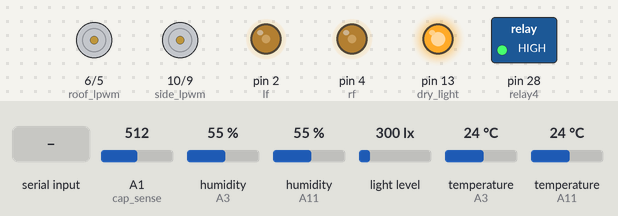
Bench run of a sketch on a simulated Arduino Mega 2560, built with avr-gcc and run on an emulated ATmega2560. Shown: motor-driver pin pairs drawn as motors (green arrow = first pin HIGH = forward, orange = second pin HIGH = backward, longer = more drive), switched loads named in the sketch (green lamp = pin HIGH), output pins drawn as LEDs (lit = HIGH). Inputs (shaded band) come from the test bench; at power-on: temperature (sensors on A3, A11) 24 °C, A1 (cap_sense) = 512, humidity (sensors on A3, A11) 55 %, light level 300 lx. What the sketch prints to the serial monitor is not drawn.

Above: at 5.2 s.
5.3 s: temperature (sensor on A3) set to 23.3 °C
At 7.2 s:
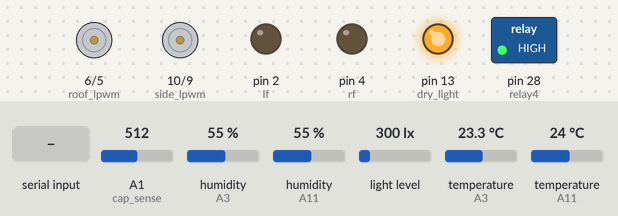
7.8 s: temperature (sensor on A11) set to 25.2 °C
At 9.6 s:
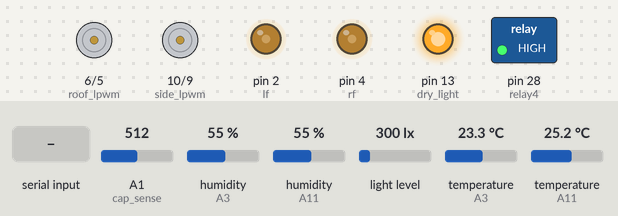
10.0 s: "LIGHT_OFF\n" received over Serial
At 11.2 s:
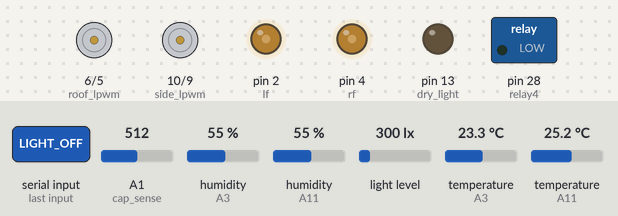
11.5 s: "OPEN\n" received over Serial
At 11.9 s:
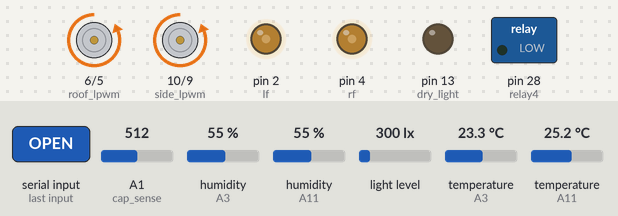
16.9 s: temperature (sensor on A3) set to 22.1 °C
At 18.4 s:
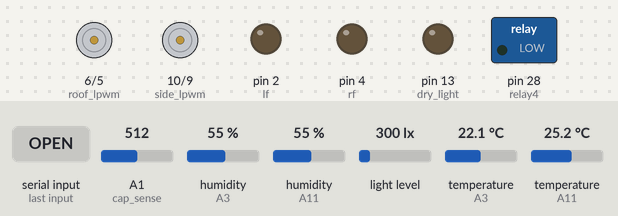
18.9 s: temperature (sensor on A11) set to 41 °C
At 20.8 s:
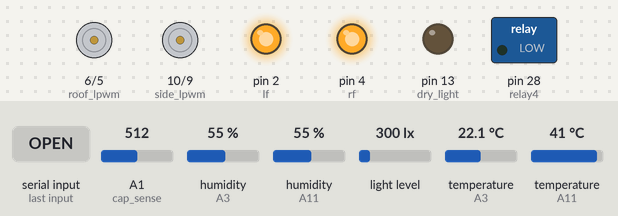
Timing chart, 0 to 22.1 s (numbered marks = the images above; inputs shaded):
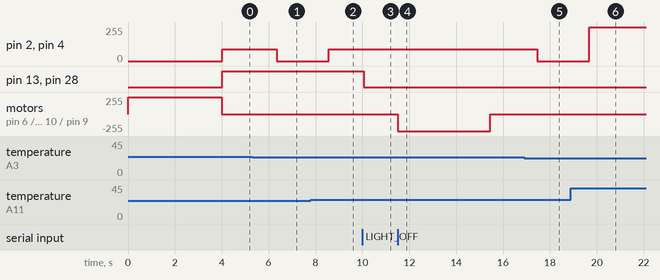

Measured:
- the behaviour switches between 23.8 and 23.7 °C on temperature (sensor on A3) (found by bisection; images 0 and 1)
- the behaviour switches between 24.4 and 24.5 °C on temperature (sensor on A11) (found by bisection; images 1 and 2)
- the behaviour switches between 22.6 and 22.5 °C on temperature (sensor on A3) (found by bisection; images 4 and 5)
- after the input at 5.3 s, pin 2 (lf), pin 4 (rf): 90/255 → 0/255 after 1.1 s
- after the input at 7.8 s, pin 2 (lf), pin 4 (rf): 0/255 → 90/255 after 0.77 s
- after the input at 10.0 s, pin 13 (dry_light), pin 28 (relay4): HIGH → LOW after 0.05 s
- after the input at 11.5 s, motor on pin 6 (roof_lpwm) / pin 5 (roof_rpwm), motor on pin 10 (side_lpwm) / pin 9 (side_rpwm): stopped → backward 255/255 at once, → stopped 3.9 s later
- after the input at 16.9 s, pin 2 (lf), pin 4 (rf): 90/255 → 0/255 after 0.56 s
- after the input at 18.9 s, pin 2 (lf), pin 4 (rf): 0/255 → 255/255 after 0.78 s

The sketch:

Arduino_MEGA_2560_gh_v5.ino
```cpp
// Arduino_MEGA_2560_v5.ino
// Smart Greenhouse - Mega conversion draft (v5)
// Adds manual override via Serial commands for:
//   - Louvres: AUTO / OPEN / CLOSE / HALF / STOP
//   - Fans:    FAN_AUTO / FAN_50 / FAN_100
//   - Lights:  LIGHT_AUTO / LIGHT_ON / LIGHT_OFF
//
// Serial commands supported (send with newline):
//   AUTO
//   OPEN
//   CLOSE
//   HALF
//   STOP
//   FAN_AUTO
//   FAN_50
//   FAN_100
//   LIGHT_AUTO
//   LIGHT_ON
//   LIGHT_OFF

#include <DHT.h>
#include <Wire.h>
#include <BH1750.h>
#include <math.h>

// --------------------------- Pin map (Arduino Mega) ---------------------------
#define exhaust     A3
#define intake      A11
#define DHTTYPE     DHT22

#define cap_sense   A1
#define relay4      28
#define lf          2
#define rf          4
#define dry_light   13

// IBT-2 #1 roof
#define roof_rpwm   5
#define roof_lpwm   6

// IBT-2 #2 side actuators
#define side_rpwm   9
#define side_lpwm   10

// --------------------------- Devices ---------------------------
DHT dhtExhaust(exhaust, DHTTYPE);
DHT dhtIn(intake, DHTTYPE);
BH1750 lightSense;

// --------------------------- Tunables ---------------------------
const uint32_t TELEMETRY_MS      = 2000;
const uint32_t DHT_MIN_MS        = 2200;

const float    FAN_LOW_ON_F      = 75.0;
const float    FAN_MED_ON_F      = 80.0;
const float    FAN_HIGH_ON_F     = 85.0;
const uint8_t  FAN_PWM_LOW       = 90;    // legacy ~35%
const uint8_t  FAN_PWM_MED       = 170;   // legacy ~67%
const uint8_t  FAN_PWM_HIGH      = 255;   // 100%

const uint8_t  FAN_PWM_50        = 128;   // manual 50%
const uint8_t  FAN_PWM_100       = 255;   // manual 100%

const uint8_t  ACT_PWM           = 255;
const uint32_t FULL_TRAVEL_MS    = 4000;  // full travel estimate
const uint32_t STARTUP_CLOSE_MS  = 4000;

const int      SOIL_DRY_RAW      = 212;
const int      SOIL_DRY_CAL      = 417;
const int      SOIL_WET_CAL      = 380;

const float    LIGHT_ON_LUX      = 2000.0;
const float    LIGHT_OFF_LUX     = 4000.0;

const float    TEMP_OPEN_F       = 85.0;
const float    TEMP_CLOSE_F      = 69.0;
const float    RH_OPEN_PCT       = 85.0;
const float    RH_CLOSE_PCT      = 83.0;

const float    LOUVRE_TARGET_TOL = 2.0f;   // % tolerance around target

// --------------------------- States ---------------------------
enum LouvreState { LS_STOPPED, LS_OPENING, LS_CLOSING };

float t1=NAN, t2=NAN, tavg=NAN;
float h1=NAN, h2=NAN, havg=NAN;
int   soil_pct = 0;
float lux = 0.0f;

uint8_t fan_pwm = 0;
bool lightOn = false;

LouvreState louvreState = LS_STOPPED;
float louvre_pct = 0.0f;       // 0..100 estimated position
uint32_t lastMoveUpdate = 0;

// Louvre override
bool manualOverride = false;
String manualCommand = "AUTO";
float manualTargetPct = -1.0f; // -1 means no target (STOP)

// Fan override
bool fanManualOverride = false;
String fanCommand = "FAN_AUTO";
uint8_t fanManualPwm = 0;

// Light override
bool lightManualOverride = false;
String lightCommand = "LIGHT_AUTO";

// --------------------------- Helpers ---------------------------
static int soilPercentFromRaw(int raw) {
  int pct = map(raw, SOIL_DRY_CAL, SOIL_WET_CAL, 0, 100);
  if (pct < 0) pct = 0;
  if (pct > 100) pct = 100;
  return pct;
}

static void actuators_stop() {
  analogWrite(roof_rpwm, 0);
  analogWrite(roof_lpwm, 0);
  analogWrite(side_rpwm, 0);
  analogWrite(side_lpwm, 0);
  louvreState = LS_STOPPED;
}

static void actuators_open(uint8_t pwm) {
  analogWrite(roof_lpwm, 0);
  analogWrite(side_lpwm, 0);
  analogWrite(roof_rpwm, pwm);
  analogWrite(side_rpwm, pwm);
  louvreState = LS_OPENING;
}

static void actuators_close(uint8_t pwm) {
  analogWrite(roof_rpwm, 0);
  analogWrite(side_rpwm, 0);
  analogWrite(roof_lpwm, pwm);
  analogWrite(side_lpwm, pwm);
  louvreState = LS_CLOSING;
}

static void updateLouvrePositionEstimate() {
  uint32_t now = millis();
  if (lastMoveUpdate == 0) {
    lastMoveUpdate = now;
    return;
  }

  uint32_t dt = now - lastMoveUpdate;
  lastMoveUpdate = now;

  if (louvreState == LS_OPENING) {
    float delta = (100.0f * (float)dt) / (float)FULL_TRAVEL_MS;
    louvre_pct += delta;
    if (louvre_pct >= 100.0f) {
      louvre_pct = 100.0f;
      actuators_stop();
    }
  } else if (louvreState == LS_CLOSING) {
    float delta = (100.0f * (float)dt) / (float)FULL_TRAVEL_MS;
    louvre_pct -= delta;
    if (louvre_pct <= 0.0f) {
      louvre_pct = 0.0f;
      actuators_stop();
    }
  }
}

// --------------------------- Sensor Updates ---------------------------
static void updateDhts() {
  static uint32_t last = 0;
  uint32_t now = millis();
  if (now - last < DHT_MIN_MS) return;
  last = now;

  float nt1 = dhtExhaust.readTemperature(true);
  float nh1 = dhtExhaust.readHumidity();
  float nt2 = dhtIn.readTemperature(true);
  float nh2 = dhtIn.readHumidity();

  if (!isnan(nt1)) t1 = nt1;
  if (!isnan(nh1)) h1 = nh1;
  if (!isnan(nt2)) t2 = nt2;
  if (!isnan(nh2)) h2 = nh2;

  if (!isnan(t1) && !isnan(t2)) tavg = 0.5f * (t1 + t2);
  if (!isnan(h1) && !isnan(h2)) havg = 0.5f * (h1 + h2);
}

static void updateSoil() {
  int raw = analogRead(cap_sense);
  soil_pct = soilPercentFromRaw(raw);
}

static void updateLux() {
  float v = lightSense.readLightLevel();
  if (v >= 0.0f) lux = v;
}

// --------------------------- Control ---------------------------
static void updateFans() {
  if (fanManualOverride) {
    fan_pwm = fanManualPwm;
  } else {
    uint8_t target = 0;
    if (!isnan(tavg)) {
      if (tavg >= FAN_HIGH_ON_F) target = FAN_PWM_HIGH;
      else if (tavg >= FAN_MED_ON_F) target = FAN_PWM_MED;
      else if (tavg >= FAN_LOW_ON_F) target = FAN_PWM_LOW;
      else target = 0;
    }
    fan_pwm = target;
  }

  analogWrite(lf, fan_pwm);
  analogWrite(rf, fan_pwm);
}

static void updateLightControl() {
  if (lightManualOverride) {
    if (lightCommand == "LIGHT_ON") lightOn = true;
    else if (lightCommand == "LIGHT_OFF") lightOn = false;
  } else {
    if (lux <= LIGHT_ON_LUX) lightOn = true;
    if (lux >= LIGHT_OFF_LUX) lightOn = false;
  }
}

static void updateLouvreControlAuto() {
  if (isnan(tavg) || isnan(havg)) return;

  bool needOpen = (tavg >= TEMP_OPEN_F) || (havg >= RH_OPEN_PCT);
  bool needClose = (tavg <= TEMP_CLOSE_F) && (havg <= RH_CLOSE_PCT);

  if (needOpen) {
    if (louvre_pct < 100.0f - LOUVRE_TARGET_TOL) {
      actuators_open(ACT_PWM);
    } else {
      actuators_stop();
    }
  } else if (needClose) {
    if (louvre_pct > 0.0f + LOUVRE_TARGET_TOL) {
      actuators_close(ACT_PWM);
    } else {
      actuators_stop();
    }
  } else {
    actuators_stop();
  }
}

static void updateLouvreControlManual() {
  if (manualCommand == "STOP") {
    actuators_stop();
    return;
  }

  if (manualTargetPct < 0.0f) return;

  if (louvre_pct < manualTargetPct - LOUVRE_TARGET_TOL) {
    actuators_open(ACT_PWM);
  } else if (louvre_pct > manualTargetPct + LOUVRE_TARGET_TOL) {
    actuators_close(ACT_PWM);
  } else {
    actuators_stop();
  }
}

// --------------------------- Serial Commands ---------------------------
static void handleSerialCommands() {
  if (!Serial.available()) return;

  String cmd = Serial.readStringUntil('\n');
  cmd.trim();
  cmd.toUpperCase();

  // Louvre
  if (cmd == "AUTO") {
    manualOverride = false;
    manualCommand = "AUTO";
    manualTargetPct = -1.0f;
    actuators_stop();
  }
  else if (cmd == "OPEN") {
    manualOverride = true;
    manualCommand = "OPEN";
    manualTargetPct = 100.0f;
  }
  else if (cmd == "CLOSE") {
    manualOverride = true;
    manualCommand = "CLOSE";
    manualTargetPct = 0.0f;
  }
  else if (cmd == "HALF") {
    manualOverride = true;
    manualCommand = "HALF";
    manualTargetPct = 50.0f;
  }
  else if (cmd == "STOP") {
    manualOverride = true;
    manualCommand = "STOP";
    manualTargetPct = -1.0f;
    actuators_stop();
  }

  // Fan
  else if (cmd == "FAN_AUTO") {
    fanManualOverride = false;
    fanCommand = "FAN_AUTO";
    fanManualPwm = 0;
  }
  else if (cmd == "FAN_50") {
    fanManualOverride = true;
    fanCommand = "FAN_50";
    fanManualPwm = FAN_PWM_50;
  }
  else if (cmd == "FAN_100") {
    fanManualOverride = true;
    fanCommand = "FAN_100";
    fanManualPwm = FAN_PWM_100;
  }
  else if (cmd == "FAN_OFF") {
    fanManualOverride = true;
    fanCommand = "FAN_OFF";
    fanManualPwm = 0;
  }


  // Light
  else if (cmd == "LIGHT_AUTO") {
    lightManualOverride = false;
    lightCommand = "LIGHT_AUTO";
  }
  else if (cmd == "LIGHT_ON") {
    lightManualOverride = true;
    lightCommand = "LIGHT_ON";
    lightOn = true;
  }
  else if (cmd == "LIGHT_OFF") {
    lightManualOverride = true;
    lightCommand = "LIGHT_OFF";
    lightOn = false;
  }
}

// --------------------------- Telemetry ---------------------------
static void printTelemetry() {
  Serial.print("{");

  Serial.print("\"ts\":"); Serial.print(millis());

  Serial.print(",\"t1\":"); Serial.print(isnan(t1) ? -1 : t1);
  Serial.print(",\"t2\":"); Serial.print(isnan(t2) ? -1 : t2);
  Serial.print(",\"tavg\":"); Serial.print(isnan(tavg) ? -1 : tavg);

  Serial.print(",\"h1\":"); Serial.print(isnan(h1) ? -1 : h1);
  Serial.print(",\"h2\":"); Serial.print(isnan(h2) ? -1 : h2);
  Serial.print(",\"havg\":"); Serial.print(isnan(havg) ? -1 : havg);

  Serial.print(",\"soil\":"); Serial.print(soil_pct);
  Serial.print(",\"lux\":"); Serial.print(lux);

  Serial.print(",\"louvre_pct\":"); Serial.print(louvre_pct);

  Serial.print(",\"louvre_state\":\"");
  if (louvreState == LS_OPENING) Serial.print("opening");
  else if (louvreState == LS_CLOSING) Serial.print("closing");
  else Serial.print("stopped");
  Serial.print("\"");

  Serial.print(",\"fan_pct\":"); Serial.print((int)(fan_pwm * 100 / 255));

  Serial.print(",\"lightOn\":");
  Serial.print(lightOn ? "true" : "false");

  Serial.print(",\"manualOverride\":");
  Serial.print(manualOverride ? "true" : "false");

  Serial.print(",\"manualCommand\":\"");
  Serial.print(manualCommand);
  Serial.print("\"");

  Serial.print(",\"fanManualOverride\":");
  Serial.print(fanManualOverride ? "true" : "false");

  Serial.print(",\"fanCommand\":\"");
  Serial.print(fanCommand);
  Serial.print("\"");

  Serial.print(",\"lightManualOverride\":");
  Serial.print(lightManualOverride ? "true" : "false");

  Serial.print(",\"lightCommand\":\"");
  Serial.print(lightCommand);
  Serial.print("\"");

  Serial.println("}");
}

// --------------------------- Setup ---------------------------
void setup() {
  Serial.begin(9600);

  pinMode(lf, OUTPUT);
  pinMode(rf, OUTPUT);
  pinMode(relay4, OUTPUT);
  pinMode(dry_light, OUTPUT);

  pinMode(roof_rpwm, OUTPUT);
  pinMode(roof_lpwm, OUTPUT);
  pinMode(side_rpwm, OUTPUT);
  pinMode(side_lpwm, OUTPUT);

  dhtExhaust.begin();
  dhtIn.begin();

  Wire.begin();
  lightSense.begin(BH1750::CONTINUOUS_HIGH_RES_MODE);

  actuators_close(ACT_PWM);
  delay(STARTUP_CLOSE_MS);
  actuators_stop();
  louvre_pct = 0.0f;
}

// --------------------------- Loop ---------------------------
uint32_t lastPrint = 0;

void loop() {
  handleSerialCommands();

  updateDhts();
  updateSoil();
  updateLux();

  updateFans();
  updateLightControl();

  updateLouvrePositionEstimate();

  if (manualOverride) {
    updateLouvreControlManual();
  } else {
    updateLouvreControlAuto();
  }

  digitalWrite(relay4, lightOn ? HIGH : LOW);
  digitalWrite(dry_light, lightOn ? HIGH : LOW);

  uint32_t now = millis();
  if (now - lastPrint >= TELEMETRY_MS) {
    lastPrint = now;
    printTelemetry();
  }

  delay(50);
}
```
